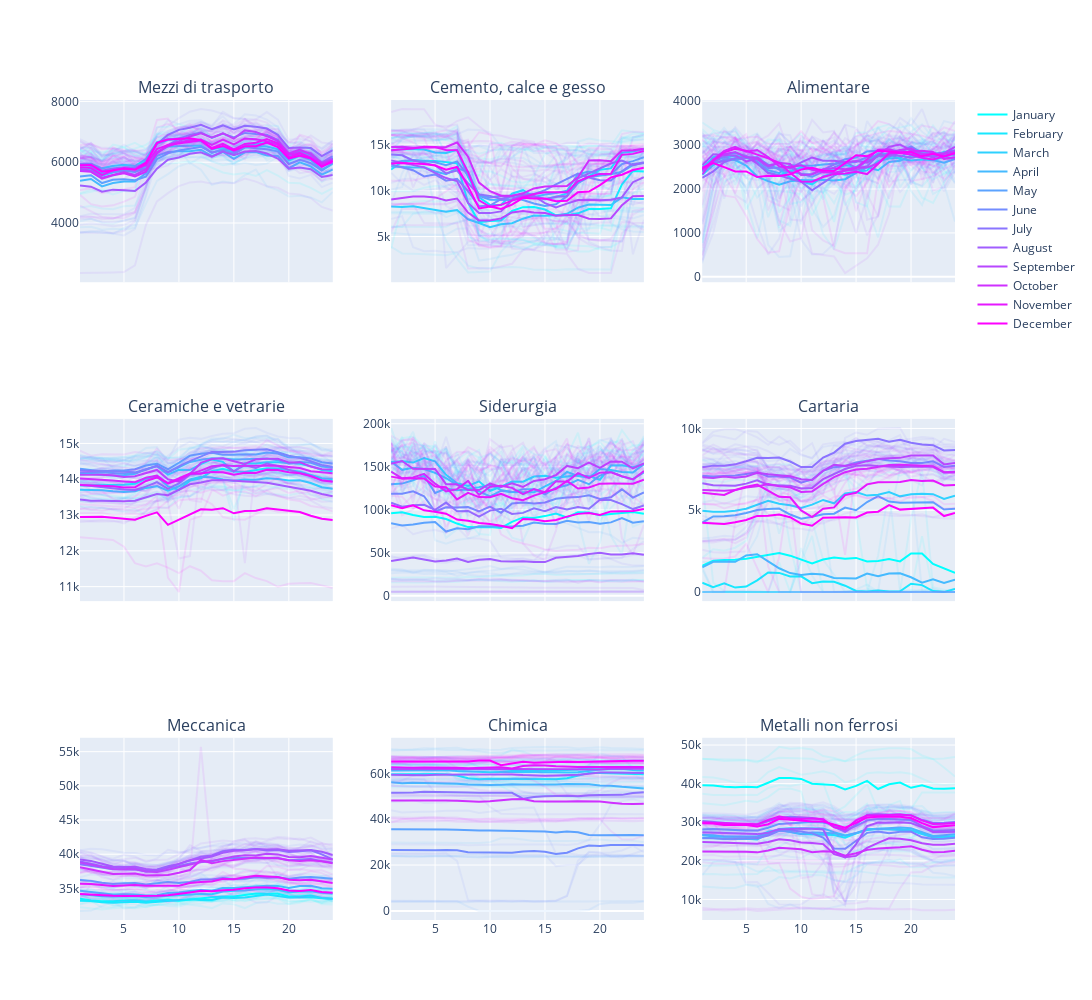

The cell this chart's notebook holds for it:
### Code cell
# Create subplots with two rows and one column
fig = sp.make_subplots(rows=3, cols=3, shared_xaxes=True, subplot_titles=sectors)

frac = 0.3
select_condition = df.daytype == 'Working day'

# For each region
for i, col in enumerate(sectors):
    # For each type of day (Working day, Saturday, Sunday, Holiday)
    for j, month in enumerate(df.Mese.unique()):
        # We set the list of days to plot, subsampling for visibility
        days_to_plot = df[select_condition & (df.Mese == month)].Data.drop_duplicates().sample(frac=frac)
        # For each day to plot
        for k, day in enumerate(days_to_plot):
            if col != 'Calabria' or day.year > 2020: # Calabria region doesn't have data for year before 2021
                day_df = df[df.Data == day]
                # Plotting the line for each single day
                fig.add_trace(
                    go.Scatter(
                        y = day_df[col],
                        x = day_df['Ora'],
                        mode = "lines",
                        line = dict(color=get_string_color(cool_palette[j], opacity=0.1)),
                        showlegend = False
                    ),
                    row = 1+i//3,
                    col = 1+i%3
                )
        # Getting the mean curve
        mean_df = df[select_condition & (df.Mese == month)].groupby('Ora', as_index=False)[col].mean()
        # Plotting the mean
        fig.add_trace(
            go.Scatter(
                y = mean_df[col],
                x = mean_df['Ora'],
                mode = "lines",
                line = dict(color=get_string_color(cool_palette[j])),
                name = month_mapping[month],
                showlegend = (i == 0) # We plot the legend for the first one only
            ),
            row=1+i//3,
            col=1+i%3
        )


# Update layout to adjust spacing
fig.update_layout(height=1000, width=1500)

# Show the plot
fig.show()
